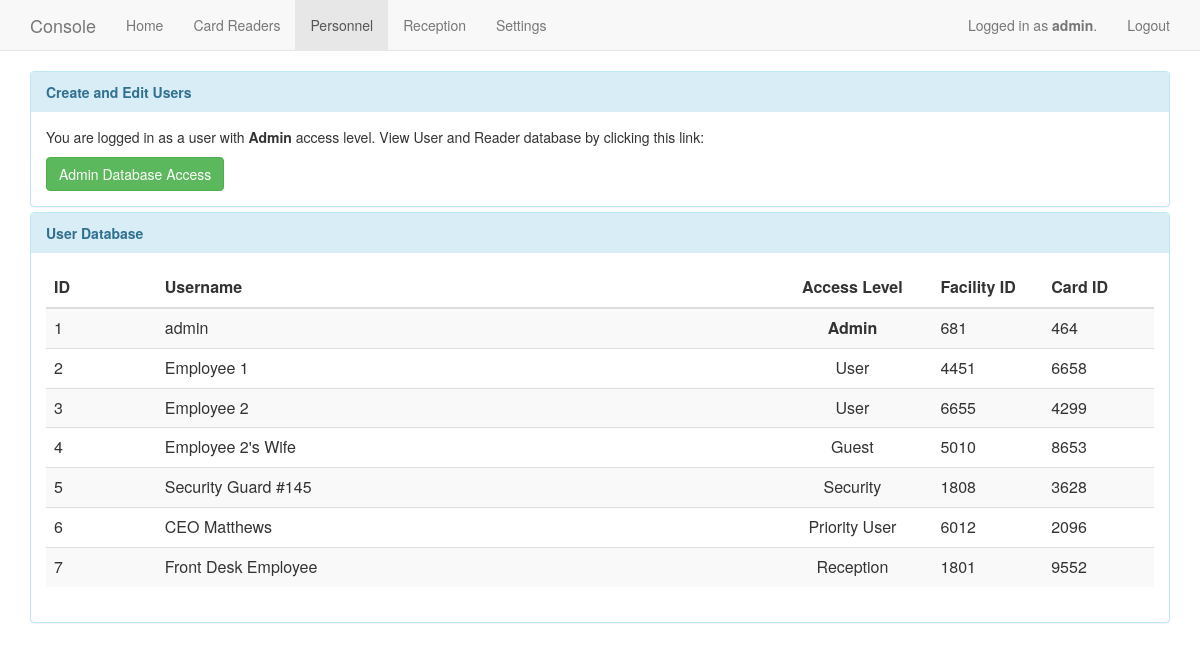
Screenshot of /users (signed in) with the database file from the repository.
### app/models.py (models this page shows, shortened)
class User(db.Model):
    id = db.Column(db.Integer, primary_key=True)
    username = db.Column(db.String(64), nullable=False)
    access = db.Column(db.Integer, nullable=False)
    cardid = db.Column(db.String(64), nullable=False)
    facid = db.Column(db.String(64), nullable=False)
    password = db.Column(db.String(64), nullable=False)
    @property
    def is_authenticated(self):
        return True

### app/views.py (the view)
@app.route("/users", methods=["GET", "POST"])
@login_required
def users():
	createUserForm = CreateUserForm()
	editUserForm = EditUserForm()
	if g.user.access == 99:
		if createUserForm.validate_on_submit():
			existing_user = User.query.filter_by(username=form.username.data).first()
			if existing_user is None:
				newuser = User(createUserForm.username.data, int(createUserForm.access.data), createUserForm.password.data)
				db.session.add(newuser)
				db.session.commit()
				flash("Successfully added user %s to the system with access level %s." % (createUserForm.username.data, createUserForm.access.data))
				return redirect("/users")
			else:
				flash("A user exists already with that username.", "error")
				return redirect("/users")
		elif createUserForm.errors:
			flash(createUserForm.errors, "error")
		elif editUserForm.validate_on_submit():
			flash("Yay")
		elif editUserForm.errors:
			flash(editUserForm.errors, "error")
	else:
		flash("You are not logged in as a user capable of viewing settings. Please log in as admin.")
		return redirect("/index")
	users = User.query.all()
	return render_template("users.html", title="Personnel", users=users, user=g.user, accessLevels=accessLevels, createUserForm=createUserForm, editUserForm=editUserForm, navigation=navigation)

### app/views.py (called while the page is built)
@app.before_request
def before_request():
	g.user = current_user

@lm.user_loader
def load_user(id):
	return User.query.get(int(id))

### app/templates/users.html (shortened to what this page needs)
{% extends "base.html" %}
{% block content %}
	<div class="panel-group">
		{% if user.access == 99 %}
		<div class="panel panel-info">
	        <div class="panel-heading"><strong>Create and Edit Users</strong></div>
	        <div class="panel-body">
				<p>You are logged in as a user with <strong>Admin</strong> access level. View User and Reader database by clicking this link: </p>
				<a href="admin/user" class="btn btn-success">Admin Database Access</a>
	  		</div>
	  	</div>
  		{% endif %}
  		<div class="panel panel-info">
	        <div class="panel-heading"><strong>User Database</strong></div>
	        <div class="panel-body">
				<table class="table table-striped">
					<thead>
						<tr>
							<th>ID</td>
							<th>Username</th>
							<th class="text-center">Access Level</th>
							<th>Facility ID</th>
							<th>Card ID</th>
						</tr>
					</thead>
					<tbody>
					{% for user in users %}
						<tr class="userrow">
							<td style="width:10%" class="userid">{{ user.id }}</td>
							<td>{{ user.username }}</td>
							<td style="width:160" class="text-center">
								{% if user.access == 99 %}
									<strong>Admin</strong>
								{% else %}
									{% for level in accessLevels %}
										{% if loop.index0 == user.access %}
											{{ level }}
										{% endif %}
									{% endfor %}
								{% endif %}
							</td>
							<td style="width:10%">
								{{ user.facid }}
							</td>
							<td style="width:10%">
								{{ user.cardid }}
							</td>
						</tr>
					{% endfor %}
					</tbody>
				</table>
			</div>
		</div>
	</div>
{% endblock %}

### app/templates/base.html (shortened to what this page needs)
<html>
	<head>
		<link href="/static/css/bootstrap.min.css?q=123456" rel="stylesheet" media="screen">
	</head>
	<body>
		<nav class="navbar navbar-default navbar-static-top">
			<div class="container">
				<div class="navbar-header">
					<a class="navbar-brand" href="#">Console</a>
				</div>
				<div>
					<ul class="nav navbar-nav">
					{% if user.access == 4 %}
						<li class="active"><a href="reception">Reception</a></li>
					{% elif user.access != 4 %}
						{% for navitem in navigation %}
							{% if navitem.name == title %}
								<li class="active">
							{% else %}
								<li>
							{% endif %}
							<a href="{{ navitem.link }}">{{ navitem.name }}</a></li>
						{% endfor %}
					{% endif %}
					</ul>
				</div>
				<ul id="usernav" class="nav navbar-nav navbar-right">
					{% if user is defined %}
						<li style="vertical-align:center">
							<a href="#">Logged in as {% if g.user.access == 99 %}<strong>{{ user.username }}</strong>{% else %}{{ user.username }}{% endif %}.</a>
						</li>
						<li>
							<a href="{{ url_for('logout') }}">Logout</a>
						</li>
					{% endif %}
				</ul>
			</div>
		</nav>
		<div class="container">
		{% block content%}{% endblock %}
		</div>
	</body>
</html>

### rows the page displays
User: username "admin", id "1", access "Admin", facid "681", cardid "464"
User: id "2", username "Employee 1", accessLevels "User", facid "4451", cardid "6658"
User: id "3", username "Employee 2", accessLevels "User", facid "6655", cardid "4299"
User: id "4", username "Employee 2's Wife", accessLevels "Guest", facid "5010", cardid "8653"
User: id "5", username "Security Guard #145", accessLevels "Security", facid "1808", cardid "3628"
User: id "6", username "CEO Matthews", accessLevels "Priority User", facid "6012", cardid "2096"
User: id "7", username "Front Desk Employee", accessLevels "Reception", facid "1801", cardid "9552"

### other values shown
{{ navitem.name }} "Home" "Card Readers" "Personnel" "Reception" "Settings"
